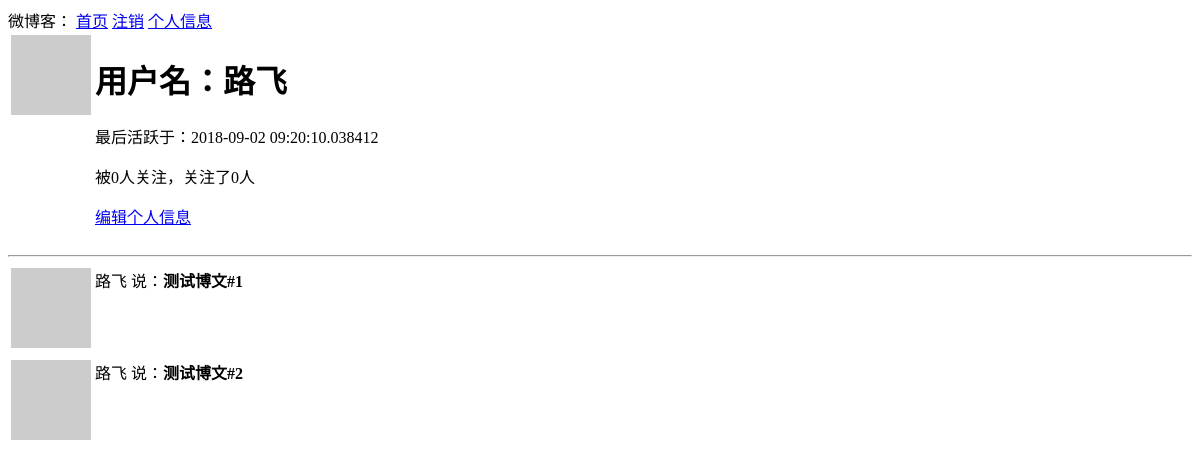
The page /user/路飞 (signed in) on the database as committed earlier.
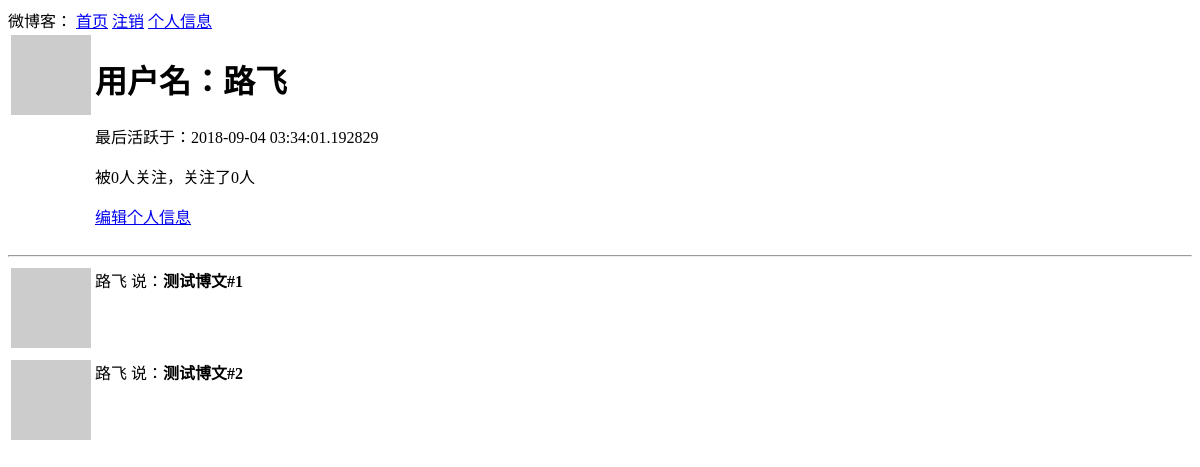
The same page on the database as committed later.
### app/models.py (models this page shows, shortened)
class User(UserMixin, db.Model):
    id = db.Column(db.Integer, primary_key=True)
    username = db.Column(db.String(64), index=True, unique=True)
    email = db.Column(db.String(120), index=True, unique=True)
    password_hash = db.Column(db.String(128))
    posts = db.relationship('Post', backref='author', lazy='dynamic')
    about_me = db.Column(db.String(140))
    last_seen = db.Column(db.DateTime, default=datetime.utcnow)
    followed = db.relationship(
        'User', secondary=followers,
        primaryjoin=(followers.c.follower_id == id),
        secondaryjoin=(followers.c.followed_id == id),
        backref=db.backref('followers', lazy='dynamic'),
        lazy='dynamic')
    def avatar(self, size):
        digest = md5(self.email.lower().encode('utf-8')).hexdigest()
        return 'https://www.gravatar.com/avatar/{}?d=robohash&s={}'.format(
            digest, size)

### app/routes.py (the view)
@app.route('/user/<username>')
@login_required
def user(username):
    user = User.query.filter_by(username=username).first_or_404()
    posts = [
        {'author': user, 'body': '测试博文#1'},
        {'author': user, 'body': '测试博文#2'}
    ]
    return render_template('user.html', user=user, posts=posts)

### app/models.py (called while the page is built)
@login.user_loader
def load_user(id):
    return User.query.get(int(id))

### app/routes.py (called while the page is built)
@app.before_request
def before_request():
    if current_user.is_authenticated:
        current_user.last_seen = datetime.utcnow()
        db.session.commit()

### app/templates/user.html (shortened to what this page needs)
{% extends 'base.html' %}
{% block content %}
    <table>
        <tr valign="top">
            <td>
                <img src="{{ user.avatar(128) }}">
            </td>
            <td>
                <h1>用户名：{{ user.username }}</h1>
                {% if user.last_seen %}
                    <p>最后活跃于：{{ user.last_seen }}</p>
                {% endif %}
                <p>
                    被{{ user.followers.count() }}人关注，关注了{{ user.followed.count() }}人
                </p>
                {% if user == current_user %}
                    <p><a href="{{ url_for('edit_profile') }}">编辑个人信息</a></p>
                {% elif not current_user.is_following(user) %}
                    <p>
                        <a href="{{ url_for('follow', username=user.username) }}">关注</a>
                    </p>
                {% else %}
                    <p>
                        <a href="{{ url_for('unfollow', username=user.username) }}">
                            取消关注
                        </a>
                    </p>
                {% endif %}
            </td>
        </tr>
    </table>
    <hr>
    {% for post in posts %}
        {% include "_post.html" %}
    {% endfor %}
{% endblock %}

### app/templates/base.html (shortened to what this page needs)
<!DOCTYPE html>
<html lang="en">
<head>
</head>
<body>
    <div>
        微博客：
        <a href="{{ url_for('index') }}">首页</a>
        {% if current_user.is_anonymous %}
            <a href="{{ url_for('login') }}">登录</a>
        {% else %}
            <a href="{{ url_for('logout') }}">注销</a>
            <a href="{{ url_for('user', username=current_user.username) }}">个人信息</a>
        {% endif %}
    </div>
    {% block content %}{% endblock %}
</body>
</html>

### app/templates/_post.html (shortened to what this page needs)
<table>
    <tr valign="top">
        <td>
            <img src="{{ post.author.avatar(36) }}">
        </td>
        <td>
            {{ post.author.username }} 说：<b>{{ post.body }}</b>
        </td>
</table>

Rows that differ between the two databases and show on the page:
changed User "路飞": last_seen "2018-09-02 09:20:10.038412" → "2018-09-04 03:34:01.192829"
